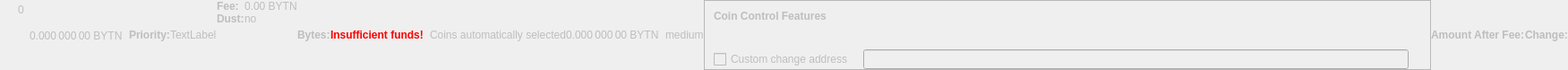
    <widget class="QWidget" name="dummyHideWidget" native="true">
     <property name="enabled">
      <bool>false</bool>
     </property>
     <property name="maximumSize">
      <size>
       <width>100</width>
       <height>22</height>
      </size>
     </property>
     <layout class="QHBoxLayout" name="dummyHideLayout">
      <property name="spacing">
       <number>0</number>
      </property>
      <property name="margin">
       <number>0</number>
      </property>
      <item>
       <layout class="QFormLayout" name="formLayoutCoinControl1">
        <property name="horizontalSpacing">
         <number>10</number>
        </property>
        <property name="verticalSpacing">
         <number>14</number>
        </property>
        <property name="leftMargin">
         <number>10</number>
        </property>
        <property name="topMargin">
         <number>4</number>
        </property>
        <property name="rightMargin">
         <number>6</number>
        </property>
        <item row="0" column="1">
         <widget class="QLabel" name="labelCoinControlBytes">
          <property name="cursor">
           <cursorShape>IBeamCursor</cursorShape>
          </property>
          <property name="contextMenuPolicy">
           <enum>Qt::ActionsContextMenu</enum>
          </property>
          <property name="text">
           <string notr="true">0</string>
          </property>
          <property name="textInteractionFlags">
           <set>Qt::LinksAccessibleByMouse|Qt::TextSelectableByKeyboard|Qt::TextSelectableByMouse</set>
          </property>
         </widget>
        </item>
       </layout>
      </item>
      <item>
       <widget class="QLabel" name="labelCoinControlAfterFee">
        <property name="enabled">
         <bool>false</bool>
        </property>
        <property name="sizePolicy">
         <sizepolicy hsizetype="Fixed" vsizetype="Fixed">
          <horstretch>0</horstretch>
          <verstretch>0</verstretch>
         </sizepolicy>
        </property>
        <property name="minimumSize">
         <size>
          <width>111</width>
          <height>12</height>
         </size>
        </property>
        <property name="maximumSize">
         <size>
          <width>111</width>
          <height>12</height>
         </size>
        </property>
        <property name="cursor">
         <cursorShape>IBeamCursor</cursorShape>
        </property>
        <property name="contextMenuPolicy">
         <enum>Qt::ActionsContextMenu</enum>
        </property>
        <property name="text">
         <string notr="true">0.000 000 00 BYTN</string>
        </property>
        <property name="textInteractionFlags">
         <set>Qt::LinksAccessibleByMouse|Qt::TextSelectableByKeyboard|Qt::TextSelectableByMouse</set>
        </property>
       </widget>
      </item>
      <item>
       <widget class="QLabel" name="labelCoinControlPriorityText">
        <property name="enabled">
         <bool>false</bool>
        </property>
        <property name="font">
         <font>
          <weight>75</weight>
          <bold>true</bold>
         </font>
        </property>
        <property name="text">
         <string>Priority:</string>
        </property>
       </widget>
      </item>
      <item>
       <layout class="QHBoxLayout" name="horizontalLayout">
        <item>
         <widget class="QLabel" name="WarningLabel">
          <property name="text">
           <string>TextLabel</string>
          </property>
         </widget>
        </item>
       </layout>
      </item>
      <item>
       <layout class="QFormLayout" name="formLayoutCoinControl3">
        <property name="horizontalSpacing">
         <number>0</number>
        </property>
        <property name="verticalSpacing">
         <number>0</number>
        </property>
        <property name="leftMargin">
         <number>0</number>
        </property>
        <property name="topMargin">
         <number>0</number>
        </property>
        <property name="rightMargin">
         <number>0</number>
        </property>
        <item row="0" column="0">
         <widget class="QLabel" name="labelCoinControlFeeText">
          <property name="enabled">
           <bool>false</bool>
          </property>
          <property name="font">
           <font>
            <weight>75</weight>
            <bold>true</bold>
           </font>
          </property>
          <property name="text">
           <string>Fee:</string>
          </property>
          <property name="margin">
           <number>0</number>
          </property>
         </widget>
        </item>
        <item row="0" column="1">
         <widget class="QLabel" name="labelCoinControlFee">
          <property name="enabled">
           <bool>false</bool>
          </property>
          <property name="cursor">
           <cursorShape>IBeamCursor</cursorShape>
          </property>
          <property name="contextMenuPolicy">
           <enum>Qt::ActionsContextMenu</enum>
          </property>
          <property name="text">
           <string notr="true">0.00 BYTN</string>
          </property>
          <property name="textInteractionFlags">
           <set>Qt::LinksAccessibleByMouse|Qt::TextSelectableByKeyboard|Qt::TextSelectableByMouse</set>
          </property>
         </widget>
        </item>
        <item row="1" column="0">
         <widget class="QLabel" name="labelCoinControlLowOutputText">
          <property name="enabled">
           <bool>false</bool>
          </property>
          <property name="font">
           <font>
            <weight>75</weight>
            <bold>true</bold>
           </font>
          </property>
          <property name="text">
           <string>Dust:</string>
          </property>
         </widget>
        </item>
        <item row="1" column="1">
         <widget class="QLabel" name="labelCoinControlLowOutput">
          <property name="enabled">
           <bool>false</bool>
          </property>
          <property name="cursor">
           <cursorShape>IBeamCursor</cursorShape>
          </property>
          <property name="contextMenuPolicy">
           <enum>Qt::ActionsContextMenu</enum>
          </property>
          <property name="text">
           <string>no</string>
          </property>
          <property name="textInteractionFlags">
           <set>Qt::LinksAccessibleByMouse|Qt::TextSelectableByKeyboard|Qt::TextSelectableByMouse</set>
          </property>
         </widget>
        </item>
       </layout>
      </item>
      <item>
       <widget class="QLabel" name="labelCoinControlBytesText">
        <property name="enabled">
         <bool>false</bool>
        </property>
        <property name="font">
         <font>
          <weight>75</weight>
          <bold>true</bold>
         </font>
        </property>
        <property name="text">
         <string>Bytes:</string>
        </property>
       </widget>
      </item>
      <item>
       <layout class="QFormLayout" name="formLayoutCoinControl2">
        <property name="horizontalSpacing">
         <number>0</number>
        </property>
        <property name="verticalSpacing">
         <number>0</number>
        </property>
        <property name="leftMargin">
         <number>0</number>
        </property>
        <property name="topMargin">
         <number>0</number>
        </property>
        <property name="rightMargin">
         <number>0</number>
        </property>
       </layout>
      </item>
      <item>
       <layout class="QHBoxLayout" name="horizontalLayoutCoinControl2">
        <property name="spacing">
         <number>0</number>
        </property>
        <property name="bottomMargin">
         <number>0</number>
        </property>
       </layout>
      </item>
      <item>
       <widget class="QLabel" name="labelCoinControlInsuffFunds">
        <property name="enabled">
         <bool>false</bool>
        </property>
        <property name="minimumSize">
         <size>
          <width>0</width>
          <height>0</height>
         </size>
        </property>
        <property name="font">
         <font>
          <weight>75</weight>
          <bold>true</bold>
         </font>
        </property>
        <property name="styleSheet">
         <string notr="true">color:red;font-weight:bold;</string>
        </property>
        <property name="text">
         <string>Insufficient funds!</string>
        </property>
        <property name="margin">
         <number>5</number>
        </property>
       </widget>
      </item>
      <item>
       <layout class="QFormLayout" name="formLayoutCoinControl4">
        <property name="horizontalSpacing">
         <number>0</number>
        </property>
        <property name="verticalSpacing">
         <number>0</number>
        </property>
        <property name="leftMargin">
         <number>0</number>
        </property>
        <property name="topMargin">
         <number>0</number>
        </property>
        <property name="rightMargin">
         <number>0</number>
        </property>
       </layout>
      </item>
      <item>
       <widget class="QLabel" name="labelCoinControlChangeLabel">
        <property name="enabled">
         <bool>false</bool>
        </property>
        <property name="sizePolicy">
         <sizepolicy hsizetype="Preferred" vsizetype="Expanding">
          <horstretch>0</horstretch>
          <verstretch>0</verstretch>
         </sizepolicy>
        </property>
        <property name="minimumSize">
         <size>
          <width>0</width>
          <height>0</height>
         </size>
        </property>
        <property name="text">
         <string/>
        </property>
        <property name="margin">
         <number>3</number>
        </property>
       </widget>
      </item>
      <item>
       <widget class="QLabel" name="labelCoinControlAutomaticallySelected">
        <property name="enabled">
         <bool>false</bool>
        </property>
        <property name="sizePolicy">
         <sizepolicy hsizetype="Fixed" vsizetype="Fixed">
          <horstretch>0</horstretch>
          <verstretch>0</verstretch>
         </sizepolicy>
        </property>
        <property name="minimumSize">
         <size>
          <width>0</width>
          <height>0</height>
         </size>
        </property>
        <property name="maximumSize">
         <size>
          <width>240</width>
          <height>16777215</height>
         </size>
        </property>
        <property name="text">
         <string>Coins automatically selected</string>
        </property>
        <property name="margin">
         <number>5</number>
        </property>
       </widget>
      </item>
      <item>
       <widget class="QLabel" name="labelCoinControlChange">
        <property name="enabled">
         <bool>false</bool>
        </property>
        <property name="sizePolicy">
         <sizepolicy hsizetype="Fixed" vsizetype="Fixed">
          <horstretch>0</horstretch>
          <verstretch>0</verstretch>
         </sizepolicy>
        </property>
        <property name="minimumSize">
         <size>
          <width>111</width>
          <height>0</height>
         </size>
        </property>
        <property name="maximumSize">
         <size>
          <width>111</width>
          <height>16777215</height>
         </size>
        </property>
        <property name="cursor">
         <cursorShape>IBeamCursor</cursorShape>
        </property>
        <property name="contextMenuPolicy">
         <enum>Qt::ActionsContextMenu</enum>
        </property>
        <property name="text">
         <string notr="true">0.000 000 00 BYTN</string>
        </property>
        <property name="textInteractionFlags">
         <set>Qt::LinksAccessibleByMouse|Qt::TextSelectableByKeyboard|Qt::TextSelectableByMouse</set>
        </property>
       </widget>
      </item>
      <item>
       <widget class="QLabel" name="labelCoinControlPriority">
        <property name="enabled">
         <bool>false</bool>
        </property>
        <property name="cursor">
         <cursorShape>IBeamCursor</cursorShape>
        </property>
        <property name="contextMenuPolicy">
         <enum>Qt::ActionsContextMenu</enum>
        </property>
        <property name="text">
         <string>medium</string>
        </property>
        <property name="textInteractionFlags">
         <set>Qt::LinksAccessibleByMouse|Qt::TextSelectableByKeyboard|Qt::TextSelectableByMouse</set>
        </property>
       </widget>
      </item>
      <item>
       <widget class="QFrame" name="frameCoinControl">
        <property name="sizePolicy">
         <sizepolicy hsizetype="Expanding" vsizetype="Expanding">
          <horstretch>0</horstretch>
          <verstretch>0</verstretch>
         </sizepolicy>
        </property>
        <property name="maximumSize">
         <size>
          <width>16777215</width>
          <height>16777215</height>
         </size>
        </property>
        <property name="frameShape">
         <enum>QFrame::StyledPanel</enum>
        </property>
        <property name="frameShadow">
         <enum>QFrame::Sunken</enum>
        </property>
        <layout class="QVBoxLayout" name="verticalLayoutCoinControl2_2">
         <property name="spacing">
          <number>0</number>
         </property>
         <property name="margin">
          <number>0</number>
         </property>
         <item>
          <layout class="QVBoxLayout" name="verticalLayoutCoinControl" stretch="0,0,0,1">
           <property name="spacing">
            <number>0</number>
           </property>
           <property name="leftMargin">
            <number>10</number>
           </property>
           <property name="topMargin">
            <number>10</number>
           </property>
           <item>
            <layout class="QHBoxLayout" name="horizontalLayoutCoinControl1">
             <property name="bottomMargin">
              <number>15</number>
             </property>
             <item>
              <widget class="QLabel" name="labelCoinControlFeatures">
               <property name="enabled">
                <bool>false</bool>
               </property>
               <property name="sizePolicy">
                <sizepolicy hsizetype="Preferred" vsizetype="Maximum">
                 <horstretch>0</horstretch>
                 <verstretch>0</verstretch>
                </sizepolicy>
               </property>
               <property name="font">
                <font>
                 <weight>75</weight>
                 <bold>true</bold>
                </font>
               </property>
               <property name="styleSheet">
                <string notr="true">font-weight:bold;</string>
               </property>
               <property name="text">
                <string>Coin Control Features</string>
               </property>
              </widget>
             </item>
            </layout>
           </item>
           <item>
            <widget class="QWidget" name="widgetCoinControl" native="true">
             <property name="sizePolicy">
              <sizepolicy hsizetype="Preferred" vsizetype="Preferred">
               <horstretch>0</horstretch>
               <verstretch>0</verstretch>
              </sizepolicy>
             </property>
             <property name="minimumSize">
              <size>
               <width>0</width>
               <height>0</height>
              </size>
             </property>
             <property name="styleSheet">
              <string notr="true"/>
             </property>
             <layout class="QHBoxLayout" name="horizontalLayoutCoinControl5_2">
              <property name="margin">
               <number>0</number>
              </property>
              <item>
               <layout class="QHBoxLayout" name="horizontalLayoutCoinControl3">
                <property name="spacing">
                 <number>20</number>
                </property>
                <property name="topMargin">
                 <number>0</number>
                </property>
                <property name="bottomMargin">
                 <number>10</number>
                </property>
               </layout>
              </item>
             </layout>
            </widget>
           </item>
           <item>
            <layout class="QHBoxLayout" name="horizontalLayoutCoinControl4" stretch="0,0,0">
             <property name="spacing">
              <number>12</number>
             </property>
             <property name="sizeConstraint">
              <enum>QLayout::SetDefaultConstraint</enum>
             </property>
             <property name="topMargin">
              <number>5</number>
             </property>
             <property name="rightMargin">
              <number>5</number>
             </property>
             <item>
              <widget class="QCheckBox" name="checkBoxCoinControlChange">
               <property name="enabled">
                <bool>false</bool>
               </property>
               <property name="toolTip">
                <string>If this is activated, but the change address is empty or invalid, change will be sent to a newly generated address.</string>
               </property>
               <property name="text">
                <string>Custom change address</string>
               </property>
              </widget>
             </item>
             <item>
              <widget class="QValidatedLineEdit" name="lineEditCoinControlChange">
               <property name="enabled">
                <bool>false</bool>
               </property>
               <property name="sizePolicy">
                <sizepolicy hsizetype="Expanding" vsizetype="Fixed">
                 <horstretch>0</horstretch>
                 <verstretch>0</verstretch>
                </sizepolicy>
               </property>
              </widget>
             </item>
             <item>
              <widget class="QLabel" name="labelCoinControlChangeLabel_2">
               <property name="sizePolicy">
                <sizepolicy hsizetype="Preferred" vsizetype="Expanding">
                 <horstretch>0</horstretch>
                 <verstretch>0</verstretch>
                </sizepolicy>
               </property>
               <property name="minimumSize">
                <size>
                 <width>0</width>
                 <height>0</height>
                </size>
               </property>
               <property name="text">
                <string/>
               </property>
               <property name="margin">
                <number>3</number>
               </property>
              </widget>
             </item>
            </layout>
           </item>
           <item>
            <spacer name="verticalSpacerCoinControl">
             <property name="orientation">
              <enum>Qt::Vertical</enum>
             </property>
             <property name="sizeHint" stdset="0">
              <size>
               <width>800</width>
               <height>1</height>
              </size>
             </property>
            </spacer>
           </item>
          </layout>
         </item>
        </layout>
       </widget>
      </item>
      <item>
       <widget class="QLabel" name="labelCoinControlAfterFeeText">
        <property name="enabled">
         <bool>false</bool>
        </property>
        <property name="minimumSize">
         <size>
          <width>0</width>
          <height>0</height>
         </size>
        </property>
        <property name="maximumSize">
         <size>
          <width>16777215</width>
          <height>16777215</height>
         </size>
        </property>
        <property name="font">
         <font>
          <weight>75</weight>
          <bold>true</bold>
         </font>
        </property>
        <property name="text">
         <string>Amount After Fee:</string>
        </property>
        <property name="alignment">
         <set>Qt::AlignLeading|Qt::AlignLeft|Qt::AlignVCenter</set>
        </property>
        <property name="margin">
         <number>0</number>
        </property>
       </widget>
      </item>
      <item>
       <widget class="QLabel" name="labelCoinControlChangeText">
        <property name="enabled">
         <bool>false</bool>
        </property>
        <property name="sizePolicy">
         <sizepolicy hsizetype="Preferred" vsizetype="Preferred">
          <horstretch>0</horstretch>
          <verstretch>0</verstretch>
         </sizepolicy>
        </property>
        <property name="minimumSize">
         <size>
          <width>0</width>
          <height>0</height>
         </size>
        </property>
        <property name="maximumSize">
         <size>
          <width>16777215</width>
          <height>16777215</height>
         </size>
        </property>
        <property name="font">
         <font>
          <weight>75</weight>
          <bold>true</bold>
         </font>
        </property>
        <property name="text">
         <string>Change:</string>
        </property>
        <property name="alignment">
         <set>Qt::AlignLeading|Qt::AlignLeft|Qt::AlignVCenter</set>
        </property>
       </widget>
      </item>
     </layout>
    </widget>
